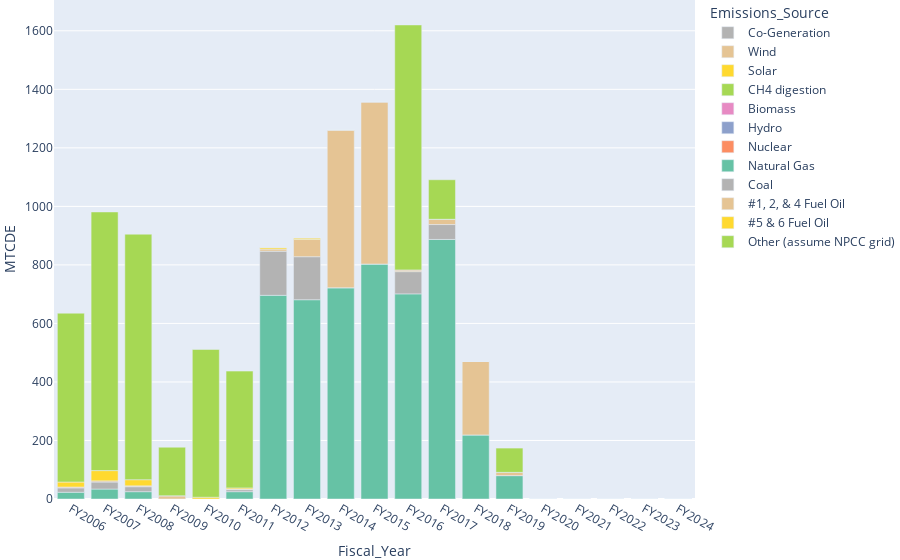

Notebook code cell kept with this figure:
### Code cell
fig= px.bar(scope2, x= "Fiscal_Year",y="MTCDE", color= "Emissions_Source",color_discrete_sequence= px.colors.qualitative.Set2_r)
fig.update_layout(margin=dict(l=10, r=10, t=0, b=0))
fig.show()

### Figure 1 — Plotly figure (JSON) as saved in the notebook; plotly's stock layout.template omitted (floating-point values rounded to 4 significant figures)
{"data": [{"alignmentgroup": "True", "hovertemplate": "Emissions_Source=Co-Generation<br>Fiscal_Year=%{x}<br>MTCDE=%{y}<extra></extra>", "legendgroup": "Co-Generation", "marker": {"color": "rgb(179,179,179)", "pattern": {"shape": ""}}, "name": "Co-Generation", "offsetgroup": "Co-Generation", "orientation": "v", "showlegend": true, "textposition": "auto", "type": "bar", "x": ["FY2006", "FY2007", "FY2008", "FY2009", "FY2010", "FY2011", "FY2012", "FY2013", "FY2014", "FY2015", "FY2016", "FY2017", "FY2018", "FY2019", "FY2020", "FY2021", "FY2022", "FY2023", "FY2024"], "xaxis": "x", "y": [0, 0, 0, 0, 0, 0, 0, 0, 0, 0, 0, 0, 0, 0, 0, 0, 0, 0, 0], "yaxis": "y"}, {"alignmentgroup": "True", "hovertemplate": "Emissions_Source=Wind<br>Fiscal_Year=%{x}<br>MTCDE=%{y}<extra></extra>", "legendgroup": "Wind", "marker": {"color": "rgb(229,196,148)", "pattern": {"shape": ""}}, "name": "Wind", "offsetgroup": "Wind", "orientation": "v", "showlegend": true, "textposition": "auto", "type": "bar", "x": ["FY2006", "FY2007", "FY2008", "FY2009", "FY2010", "FY2011", "FY2012", "FY2013", "FY2014", "FY2015", "FY2016", "FY2017", "FY2018", "FY2019", "FY2020", "FY2021", "FY2022", "FY2023", "FY2024"], "xaxis": "x", "y": [0, 0, 0, 0, 0, 0, 0, 0, 0, 0, 0, 0, 0, 0, 0, 0, 0, 0, 0], "yaxis": "y"}, {"alignmentgroup": "True", "hovertemplate": "Emissions_Source=Solar<br>Fiscal_Year=%{x}<br>MTCDE=%{y}<extra></extra>", "legendgroup": "Solar", "marker": {"color": "rgb(255,217,47)", "pattern": {"shape": ""}}, "name": "Solar", "offsetgroup": "Solar", "orientation": "v", "showlegend": true, "textposition": "auto", "type": "bar", "x": ["FY2006", "FY2007", "FY2008", "FY2009", "FY2010", "FY2011", "FY2012", "FY2013", "FY2014", "FY2015", "FY2016", "FY2017", "FY2018", "FY2019", "FY2020", "FY2021", "FY2022", "FY2023", "FY2024"], "xaxis": "x", "y": [0, 0, 0, 0, 0, 0, 0, 0, 0, 0, 0, 0, 0, 0, 0, 0, 0, 0, 0], "yaxis": "y"}, {"alignmentgroup": "True", "hovertemplate": "Emissions_Source=CH4 digestion<br>Fiscal_Year=%{x}<br>MTCDE=%{y}<extra></extra>", "legendgroup": "CH4 digestion", "marker": {"color": "rgb(166,216,84)", "pattern": {"shape": ""}}, "name": "CH4 digestion", "offsetgroup": "CH4 digestion", "orientation": "v", "showlegend": true, "textposition": "auto", "type": "bar", "x": ["FY2006", "FY2007", "FY2008", "FY2009", "FY2010", "FY2011", "FY2012", "FY2013", "FY2014", "FY2015", "FY2016", "FY2017", "FY2018", "FY2019", "FY2020", "FY2021", "FY2022", "FY2023", "FY2024"], "xaxis": "x", "y": [0, 0, 0, 0, 0, 0, 0, 0, 0, 0, 0, 0, 0, 0, 0, 0, 0, 0, 0], "yaxis": "y"}, {"alignmentgroup": "True", "hovertemplate": "Emissions_Source=Biomass<br>Fiscal_Year=%{x}<br>MTCDE=%{y}<extra></extra>", "legendgroup": "Biomass", "marker": {"color": "rgb(231,138,195)", "pattern": {"shape": ""}}, "name": "Biomass", "offsetgroup": "Biomass", "orientation": "v", "showlegend": true, "textposition": "auto", "type": "bar", "x": ["FY2006", "FY2007", "FY2008", "FY2009", "FY2010", "FY2011", "FY2012", "FY2013", "FY2014", "FY2015", "FY2016", "FY2017", "FY2018", "FY2019", "FY2020", "FY2021", "FY2022", "FY2023", "FY2024"], "xaxis": "x", "y": [0, 0, 0, 0, 0, 0, 0, 0, 0, 0, 0, 0, 0, 0, 0, 0, 0, 0, 0], "yaxis": "y"}, {"alignmentgroup": "True", "hovertemplate": "Emissions_Source=Hydro<br>Fiscal_Year=%{x}<br>MTCDE=%{y}<extra></extra>", "legendgroup": "Hydro", "marker": {"color": "rgb(141,160,203)", "pattern": {"shape": ""}}, "name": "Hydro", "offsetgroup": "Hydro", "orientation": "v", "showlegend": true, "textposition": "auto", "type": "bar", "x": ["FY2006", "FY2007", "FY2008", "FY2009", "FY2010", "FY2011", "FY2012", "FY2013", "FY2014", "FY2015", "FY2016", "FY2017", "FY2018", "FY2019", "FY2020", "FY2021", "FY2022", "FY2023", "FY2024"], "xaxis": "x", "y": [0, 0, 0, 0, 0, 0, 0, 0, 0, 0, 0, 0, 0, 0, 0, 0, 0, 0, 0], "yaxis": "y"}, {"alignmentgroup": "True", "hovertemplate": "Emissions_Source=Nuclear<br>Fiscal_Year=%{x}<br>MTCDE=%{y}<extra></extra>", "legendgroup": "Nuclear", "marker": {"color": "rgb(252,141,98)", "pattern": {"shape": ""}}, "name": "Nuclear", "offsetgroup": "Nuclear", "orientation": "v", "showlegend": true, "textposition": "auto", "type": "bar", "x": ["FY2006", "FY2007", "FY2008", "FY2009", "FY2010", "FY2011", "FY2012", "FY2013", "FY2014", "FY2015", "FY2016", "FY2017", "FY2018", "FY2019", "FY2020", "FY2021", "FY2022", "FY2023", "FY2024"], "xaxis": "x", "y": [0, 0, 0, 0, 0, 0, 0, 0, 0, 0, 0, 0, 0, 0, 0, 0, 0, 0, 0], "yaxis": "y"}, {"alignmentgroup": "True", "hovertemplate": "Emissions_Source=Natural Gas<br>Fiscal_Year=%{x}<br>MTCDE=%{y}<extra></extra>", "legendgroup": "Natural Gas", "marker": {"color": "rgb(102,194,165)", "pattern": {"shape": ""}}, "name": "Natural Gas", "offsetgroup": "Natural Gas", "orientation": "v", "showlegend": true, "textposition": "auto", "type": "bar", "x": ["FY2006", "FY2007", "FY2008", "FY2009", "FY2010", "FY2011", "FY2012", "FY2013", "FY2014", "FY2015", "FY2016", "FY2017", "FY2018", "FY2019", "FY2020", "FY2021", "FY2022", "FY2023", "FY2024"], "xaxis": "x", "y": [23, 34, 25, 0, 0, 25, 696, 681, 722, 803, 701, 887, 219, 80, 0, 0, 0, 0, 0], "yaxis": "y"}, {"alignmentgroup": "True", "hovertemplate": "Emissions_Source=Coal<br>Fiscal_Year=%{x}<br>MTCDE=%{y}<extra></extra>", "legendgroup": "Coal", "marker": {"color": "rgb(179,179,179)", "pattern": {"shape": ""}}, "name": "Coal", "offsetgroup": "Coal", "orientation": "v", "showlegend": true, "textposition": "auto", "type": "bar", "x": ["FY2006", "FY2007", "FY2008", "FY2009", "FY2010", "FY2011", "FY2012", "FY2013", "FY2014", "FY2015", "FY2016", "FY2017", "FY2018", "FY2019", "FY2020", "FY2021", "FY2022", "FY2023", "FY2024"], "xaxis": "x", "y": [15, 24, 17, 0, 0, 7, 151, 147, 0, 0, 76, 51, 0, 0, 0, 0, 0, 0, 0], "yaxis": "y"}, {"alignmentgroup": "True", "hovertemplate": "Emissions_Source=#1, 2, & 4 Fuel Oil<br>Fiscal_Year=%{x}<br>MTCDE=%{y}<extra></extra>", "legendgroup": "#1, 2, & 4 Fuel Oil", "marker": {"color": "rgb(229,196,148)", "pattern": {"shape": ""}}, "name": "#1, 2, & 4 Fuel Oil", "offsetgroup": "#1, 2, & 4 Fuel Oil", "orientation": "v", "showlegend": true, "textposition": "auto", "type": "bar", "x": ["FY2006", "FY2007", "FY2008", "FY2009", "FY2010", "FY2011", "FY2012", "FY2013", "FY2014", "FY2015", "FY2016", "FY2017", "FY2018", "FY2019", "FY2020", "FY2021", "FY2022", "FY2023", "FY2024"], "xaxis": "x", "y": [3, 4, 3, 11, 0, 2, 7, 59, 539, 554, 6, 18, 251, 11, 0, 0, 0, 0, 0], "yaxis": "y"}, {"alignmentgroup": "True", "hovertemplate": "Emissions_Source=#5 & 6 Fuel Oil<br>Fiscal_Year=%{x}<br>MTCDE=%{y}<extra></extra>", "legendgroup": "#5 & 6 Fuel Oil", "marker": {"color": "rgb(255,217,47)", "pattern": {"shape": ""}}, "name": "#5 & 6 Fuel Oil", "offsetgroup": "#5 & 6 Fuel Oil", "orientation": "v", "showlegend": true, "textposition": "auto", "type": "bar", "x": ["FY2006", "FY2007", "FY2008", "FY2009", "FY2010", "FY2011", "FY2012", "FY2013", "FY2014", "FY2015", "FY2016", "FY2017", "FY2018", "FY2019", "FY2020", "FY2021", "FY2022", "FY2023", "FY2024"], "xaxis": "x", "y": [17, 35, 21, 0, 6, 4, 5, 5, 0, 0, 0, 0, 0, 0, 0, 0, 0, 0, 0], "yaxis": "y"}, {"alignmentgroup": "True", "hovertemplate": "Emissions_Source=Other (assume NPCC grid)<br>Fiscal_Year=%{x}<br>MTCDE=%{y}<extra></extra>", "legendgroup": "Other (assume NPCC grid)", "marker": {"color": "rgb(166,216,84)", "pattern": {"shape": ""}}, "name": "Other (assume NPCC grid)", "offsetgroup": "Other (assume NPCC grid)", "orientation": "v", "showlegend": true, "textposition": "auto", "type": "bar", "x": ["FY2006", "FY2007", "FY2008", "FY2009", "FY2010", "FY2011", "FY2012", "FY2013", "FY2014", "FY2015", "FY2016", "FY2017", "FY2018", "FY2019", "FY2020", "FY2021", "FY2022", "FY2023", "FY2024"], "xaxis": "x", "y": [577, 884, 839, 166, 505, 399, 0, 0, 0, 0, 837, 135, 0, 83, 0, 0, 0, 0, 0], "yaxis": "y"}], "layout": {"barmode": "relative", "legend": {"title": {"text": "Emissions_Source"}, "tracegroupgap": 0}, "margin": {"b": 0, "l": 10, "r": 10, "t": 0}, "xaxis": {"anchor": "y", "domain": [0, 1], "title": {"text": "Fiscal_Year"}}, "yaxis": {"anchor": "x", "domain": [0, 1], "title": {"text": "MTCDE"}}}}
